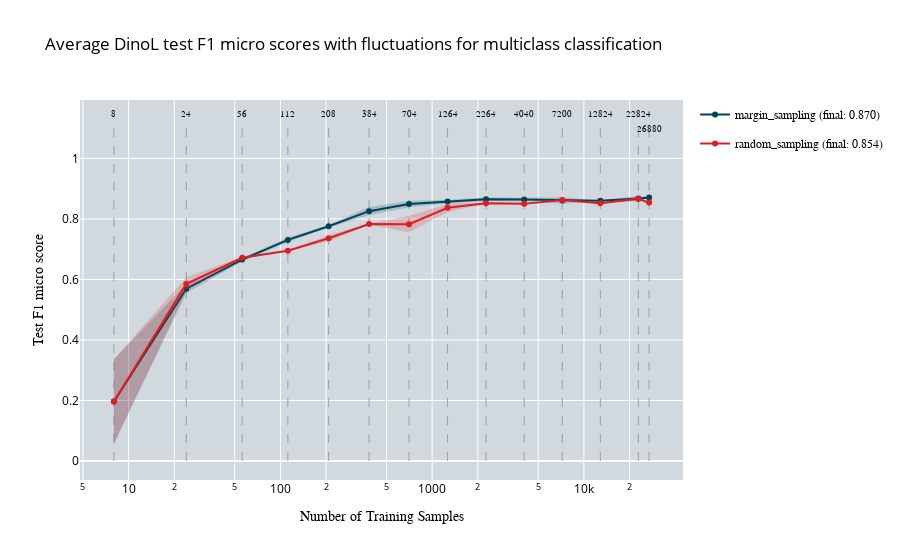

Notebook source saved alongside this figure:
### Code cell
import pickle
import numpy as np
import os
import plotly.graph_objects as go

def read_and_average_test_f1(root_folder, run_folders, filename_template, file_indices):
    """
    Reads pickle files for a specific strategy, extracts test F1 scores, and computes their average across runs.
    """
    performance_test_data_all = []

    for run_folder, file_index in zip(run_folders, file_indices):
        pickle_filename = filename_template.format(file_index)  # Dynamically generate filenames
        pickle_path = os.path.join(root_folder, run_folder, pickle_filename)
        
        print(f"Loading pickle file: {pickle_path}")
        with open(pickle_path, 'rb') as pickle_file:
            results = pickle.load(pickle_file)
            performance_test_data_all.append(results["test_f1_scores_micro"])

    # Calculate the average test F1 score across runs
    average_test_f1 = np.mean(performance_test_data_all, axis=0)
    return average_test_f1

def read_test_f1_min_max(root_folder, run_folders, filename_template, file_indices):
    """
    Reads pickle files for a specific strategy, extracts test F1 scores, and computes their min and max across runs.
    """
    performance_test_data_all = []

    for run_folder, file_index in zip(run_folders, file_indices):
        pickle_filename = filename_template.format(file_index)  # Dynamically generate filenames
        pickle_path = os.path.join(root_folder, run_folder, pickle_filename)
        
        print(f"Loading pickle file: {pickle_path}")
        with open(pickle_path, 'rb') as pickle_file:
            results = pickle.load(pickle_file)
            performance_test_data_all.append(results["test_f1_scores_micro"])

    # Convert to a NumPy array for easier computation
    performance_test_data_all = np.array(performance_test_data_all)
    # Calculate min and max F1 scores across runs
    min_f1 = np.min(performance_test_data_all, axis=0)
    max_f1 = np.max(performance_test_data_all, axis=0)

    return min_f1, max_f1

def plot_all_test_performance_with_fluctuations(no_of_samples, performances, min_max_values, strategies, title, x_axes, y_axes):
    """
    Plots the average test F1 scores of multiple strategies with fluctuation ranges shaded.
    """
    fig = go.Figure()
    fig.update_layout(plot_bgcolor='rgb(209, 217, 222)')

    # Add dashed lines for sample numbers and text labels on top of the graph
    samples_text = [str(f) for f in no_of_samples]
    for i, (line, label) in enumerate(zip(no_of_samples, samples_text)):
        fig.add_trace(go.Scatter(
            x=[line, line],
            y=[0, 1.12],
            mode='lines',
            line=dict(dash='dash', color='rgb(149, 162, 171)', width=1),
            showlegend=False
        ))

        # Adjust the y-position for the last value to avoid collision
        y_position = 1.13 if i < len(no_of_samples) - 1 else 1.08

        fig.add_trace(go.Scatter(
            x=[line],
            y=[y_position],
            mode='text',
            marker=dict(size=0),
            text=[label],
            textposition='top center',
            showlegend=False,
            textfont=dict(family='Arial', color='black', size=8.5)
        ))

    # Define the color palette, with random sampling in red and other strategies in different shades of green
    colors = [
        'rgb(0, 67, 89)',  # Green for margin sampling
        'rgb(220, 30, 38)'      # Red for random sampling
    ]

    # Add traces for each strategy
    for idx, (performance, (min_performance, max_performance), strategy) in enumerate(zip(performances, min_max_values, strategies)):
        # Ensure random sampling is always red
        color = colors[strategies.index(strategy)]
        
        # Add the shaded region (fluctuation range)
        fig.add_trace(go.Scatter(
            x=no_of_samples + no_of_samples[::-1],
            y=list(max_performance) + list(min_performance)[::-1],
            fill='toself',
            fillcolor=color.replace('rgb', 'rgba').replace(')', ',0.2)'),  # Add transparency
            line=dict(width=0),  # No border for shaded region
            showlegend=False,  # Don't show a separate legend entry for the shaded region
            legendgroup=strategy  # Group with the corresponding line
        ))
        
        # Add the average line
        fig.add_trace(go.Scatter(
            x=no_of_samples,
            y=performance,
            name=f"{strategy} (final: {performance[-1]:.3f})",
            marker=dict(color=color),
            textfont=dict(family="Arial", size=11),
            line=dict(width=2),
            legendgroup=strategy  # Group with the shaded region
        ))

    fig.update_layout(
        title_text=str(title),
        legend=dict(font=dict(color='black', family='Arial')),
        title_font_color='black'
    )

    # Set the x-axis to be on a log scale
    fig.update_xaxes(
        title_text=str(x_axes),
        title_font=dict(color="black", family="Arial"),
        tickfont_color='black',
        type="log"
    )

    # Update y-axis for test F1 score
    fig.update_yaxes(
        title_text=str(y_axes),
        title_font=dict(color="black", family="Arial"),
        tickfont_color='black'
    )

    fig.show()

# Define file paths and folders for each strategy
strategies = ['margin_sampling', 'random_sampling']
root_folders = {
    'margin_sampling': "/home/woody/iwfa/iwfa044h/CleanLab_Test/ActiveLearningApproaches/EOD/DinoL/multiclass/AL/MS",
    'random_sampling': "/home/woody/iwfa/iwfa044h/CleanLab_Test/ActiveLearningApproaches/EOD/DinoL/multiclass/RS"
}

# Define run folders and file indices for each strategy
run_folders_dict = {
    'margin_sampling': [f"run{i}" for i in range(1, 3)],  # 2 runs
    'random_sampling': [f"run{i}" for i in range(1, 3)]  # 2 runs
}

file_indices_dict = {
    'margin_sampling': [2, 3],
    'random_sampling': [2, 3]
}

# Template for filenames for each strategy
filename_templates = {
    'margin_sampling': "AL_margin_sampling_results_for_multiclass_classification_s4{}.pickle",
    'random_sampling': "random_sampling_results_for_multiclass_classification_s4{}.pickle"
}

# Sample counts
no_of_samples = [8, 24, 56, 112, 208, 384, 704, 1264, 2264, 4040, 7200, 12824, 22824, 26880]

# Calculate averages and fluctuation ranges for each strategy
performances = []
min_max_values = []
for strategy in strategies:
    average_f1 = read_and_average_test_f1(
        root_folder=root_folders[strategy],
        run_folders=run_folders_dict[strategy],
        filename_template=filename_templates[strategy],
        file_indices=file_indices_dict[strategy]
    )
    min_f1, max_f1 = read_test_f1_min_max(
        root_folder=root_folders[strategy],
        run_folders=run_folders_dict[strategy],
        filename_template=filename_templates[strategy],
        file_indices=file_indices_dict[strategy]
    )
    performances.append(average_f1)
    min_max_values.append((min_f1, max_f1))  # Append min and max values

# Plot the results with fluctuation shading
plot_all_test_performance_with_fluctuations(
    no_of_samples, 
    performances, 
    min_max_values, 
    strategies, 
    title="Average DinoL test F1 micro scores with fluctuations for multiclass classification",
    x_axes="Number of Training Samples",
    y_axes="Test F1 micro score"
)

### Figure 1 — Plotly figure (JSON) as saved in the notebook; plotly's stock layout.template omitted (floating-point values rounded to 4 significant figures)
{"data": [{"line": {"color": "rgb(149, 162, 171)", "dash": "dash", "width": 1}, "mode": "lines", "showlegend": false, "type": "scatter", "x": [8, 8], "y": [0, 1.12]}, {"marker": {"size": 0}, "mode": "text", "showlegend": false, "text": ["8"], "textfont": {"color": "black", "family": "Arial", "size": 8.5}, "textposition": "top center", "type": "scatter", "x": [8], "y": [1.13]}, {"line": {"color": "rgb(149, 162, 171)", "dash": "dash", "width": 1}, "mode": "lines", "showlegend": false, "type": "scatter", "x": [24, 24], "y": [0, 1.12]}, {"marker": {"size": 0}, "mode": "text", "showlegend": false, "text": ["24"], "textfont": {"color": "black", "family": "Arial", "size": 8.5}, "textposition": "top center", "type": "scatter", "x": [24], "y": [1.13]}, {"line": {"color": "rgb(149, 162, 171)", "dash": "dash", "width": 1}, "mode": "lines", "showlegend": false, "type": "scatter", "x": [56, 56], "y": [0, 1.12]}, {"marker": {"size": 0}, "mode": "text", "showlegend": false, "text": ["56"], "textfont": {"color": "black", "family": "Arial", "size": 8.5}, "textposition": "top center", "type": "scatter", "x": [56], "y": [1.13]}, {"line": {"color": "rgb(149, 162, 171)", "dash": "dash", "width": 1}, "mode": "lines", "showlegend": false, "type": "scatter", "x": [112, 112], "y": [0, 1.12]}, {"marker": {"size": 0}, "mode": "text", "showlegend": false, "text": ["112"], "textfont": {"color": "black", "family": "Arial", "size": 8.5}, "textposition": "top center", "type": "scatter", "x": [112], "y": [1.13]}, {"line": {"color": "rgb(149, 162, 171)", "dash": "dash", "width": 1}, "mode": "lines", "showlegend": false, "type": "scatter", "x": [208, 208], "y": [0, 1.12]}, {"marker": {"size": 0}, "mode": "text", "showlegend": false, "text": ["208"], "textfont": {"color": "black", "family": "Arial", "size": 8.5}, "textposition": "top center", "type": "scatter", "x": [208], "y": [1.13]}, {"line": {"color": "rgb(149, 162, 171)", "dash": "dash", "width": 1}, "mode": "lines", "showlegend": false, "type": "scatter", "x": [384, 384], "y": [0, 1.12]}, {"marker": {"size": 0}, "mode": "text", "showlegend": false, "text": ["384"], "textfont": {"color": "black", "family": "Arial", "size": 8.5}, "textposition": "top center", "type": "scatter", "x": [384], "y": [1.13]}, {"line": {"color": "rgb(149, 162, 171)", "dash": "dash", "width": 1}, "mode": "lines", "showlegend": false, "type": "scatter", "x": [704, 704], "y": [0, 1.12]}, {"marker": {"size": 0}, "mode": "text", "showlegend": false, "text": ["704"], "textfont": {"color": "black", "family": "Arial", "size": 8.5}, "textposition": "top center", "type": "scatter", "x": [704], "y": [1.13]}, {"line": {"color": "rgb(149, 162, 171)", "dash": "dash", "width": 1}, "mode": "lines", "showlegend": false, "type": "scatter", "x": [1264, 1264], "y": [0, 1.12]}, {"marker": {"size": 0}, "mode": "text", "showlegend": false, "text": ["1264"], "textfont": {"color": "black", "family": "Arial", "size": 8.5}, "textposition": "top center", "type": "scatter", "x": [1264], "y": [1.13]}, {"line": {"color": "rgb(149, 162, 171)", "dash": "dash", "width": 1}, "mode": "lines", "showlegend": false, "type": "scatter", "x": [2264, 2264], "y": [0, 1.12]}, {"marker": {"size": 0}, "mode": "text", "showlegend": false, "text": ["2264"], "textfont": {"color": "black", "family": "Arial", "size": 8.5}, "textposition": "top center", "type": "scatter", "x": [2264], "y": [1.13]}, {"line": {"color": "rgb(149, 162, 171)", "dash": "dash", "width": 1}, "mode": "lines", "showlegend": false, "type": "scatter", "x": [4040, 4040], "y": [0, 1.12]}, {"marker": {"size": 0}, "mode": "text", "showlegend": false, "text": ["4040"], "textfont": {"color": "black", "family": "Arial", "size": 8.5}, "textposition": "top center", "type": "scatter", "x": [4040], "y": [1.13]}, {"line": {"color": "rgb(149, 162, 171)", "dash": "dash", "width": 1}, "mode": "lines", "showlegend": false, "type": "scatter", "x": [7200, 7200], "y": [0, 1.12]}, {"marker": {"size": 0}, "mode": "text", "showlegend": false, "text": ["7200"], "textfont": {"color": "black", "family": "Arial", "size": 8.5}, "textposition": "top center", "type": "scatter", "x": [7200], "y": [1.13]}, {"line": {"color": "rgb(149, 162, 171)", "dash": "dash", "width": 1}, "mode": "lines", "showlegend": false, "type": "scatter", "x": [12824, 12824], "y": [0, 1.12]}, {"marker": {"size": 0}, "mode": "text", "showlegend": false, "text": ["12824"], "textfont": {"color": "black", "family": "Arial", "size": 8.5}, "textposition": "top center", "type": "scatter", "x": [12824], "y": [1.13]}, {"line": {"color": "rgb(149, 162, 171)", "dash": "dash", "width": 1}, "mode": "lines", "showlegend": false, "type": "scatter", "x": [22824, 22824], "y": [0, 1.12]}, {"marker": {"size": 0}, "mode": "text", "showlegend": false, "text": ["22824"], "textfont": {"color": "black", "family": "Arial", "size": 8.5}, "textposition": "top center", "type": "scatter", "x": [22824], "y": [1.13]}, {"line": {"color": "rgb(149, 162, 171)", "dash": "dash", "width": 1}, "mode": "lines", "showlegend": false, "type": "scatter", "x": [26880, 26880], "y": [0, 1.12]}, {"marker": {"size": 0}, "mode": "text", "showlegend": false, "text": ["26880"], "textfont": {"color": "black", "family": "Arial", "size": 8.5}, "textposition": "top center", "type": "scatter", "x": [26880], "y": [1.08]}, {"fill": "toself", "fillcolor": "rgba(0, 67, 89,0.2)", "legendgroup": "margin_sampling", "line": {"width": 0}, "showlegend": false, "type": "scatter", "x": [8, 24, 56, 112, 208, 384, 704, 1264, 2264, 4040, 7200, 12824, 22824, 26880, 26880, 22824, 12824, 7200, 4040, 2264, 1264, 704, 384, 208, 112, 56, 24, 8], "y": [0.3365, 0.5844, 0.6714, 0.7382, 0.7795, 0.8389, 0.8599, 0.863, 0.8715, 0.87, 0.8714, 0.8602, 0.8766, 0.8714, 0.8696, 0.8576, 0.8594, 0.85, 0.858, 0.8582, 0.851, 0.8387, 0.812, 0.7719, 0.7227, 0.6594, 0.5543, 0.0566]}, {"legendgroup": "margin_sampling", "line": {"width": 2}, "marker": {"color": "rgb(0, 67, 89)"}, "name": "margin_sampling (final: 0.870)", "textfont": {"family": "Arial", "size": 11}, "type": "scatter", "x": [8, 24, 56, 112, 208, 384, 704, 1264, 2264, 4040, 7200, 12824, 22824, 26880], "y": [0.1965, 0.5694, 0.6654, 0.7305, 0.7757, 0.8254, 0.8493, 0.857, 0.8648, 0.864, 0.8607, 0.8598, 0.8671, 0.8705]}, {"fill": "toself", "fillcolor": "rgba(220, 30, 38,0.2)", "legendgroup": "random_sampling", "line": {"width": 0}, "showlegend": false, "type": "scatter", "x": [8, 24, 56, 112, 208, 384, 704, 1264, 2264, 4040, 7200, 12824, 22824, 26880, 26880, 22824, 12824, 7200, 4040, 2264, 1264, 704, 384, 208, 112, 56, 24, 8], "y": [0.3365, 0.6075, 0.6748, 0.6958, 0.7465, 0.7851, 0.8097, 0.8503, 0.8549, 0.8536, 0.863, 0.8543, 0.8722, 0.8564, 0.851, 0.8599, 0.8495, 0.862, 0.8455, 0.8491, 0.8229, 0.7556, 0.7809, 0.7252, 0.6936, 0.6679, 0.5628, 0.0566]}, {"legendgroup": "random_sampling", "line": {"width": 2}, "marker": {"color": "rgb(220, 30, 38)"}, "name": "random_sampling (final: 0.854)", "textfont": {"family": "Arial", "size": 11}, "type": "scatter", "x": [8, 24, 56, 112, 208, 384, 704, 1264, 2264, 4040, 7200, 12824, 22824, 26880], "y": [0.1965, 0.5852, 0.6714, 0.6947, 0.7359, 0.783, 0.7826, 0.8366, 0.852, 0.8496, 0.8625, 0.8519, 0.8661, 0.8537]}], "layout": {"legend": {"font": {"color": "black", "family": "Arial"}}, "plot_bgcolor": "rgb(209, 217, 222)", "title": {"font": {"color": "black"}, "text": "Average DinoL test F1 micro scores with fluctuations for multiclass classification"}, "xaxis": {"tickfont": {"color": "black"}, "title": {"font": {"color": "black", "family": "Arial"}, "text": "Number of Training Samples"}, "type": "log"}, "yaxis": {"tickfont": {"color": "black"}, "title": {"font": {"color": "black", "family": "Arial"}, "text": "Test F1 micro score"}}}}
